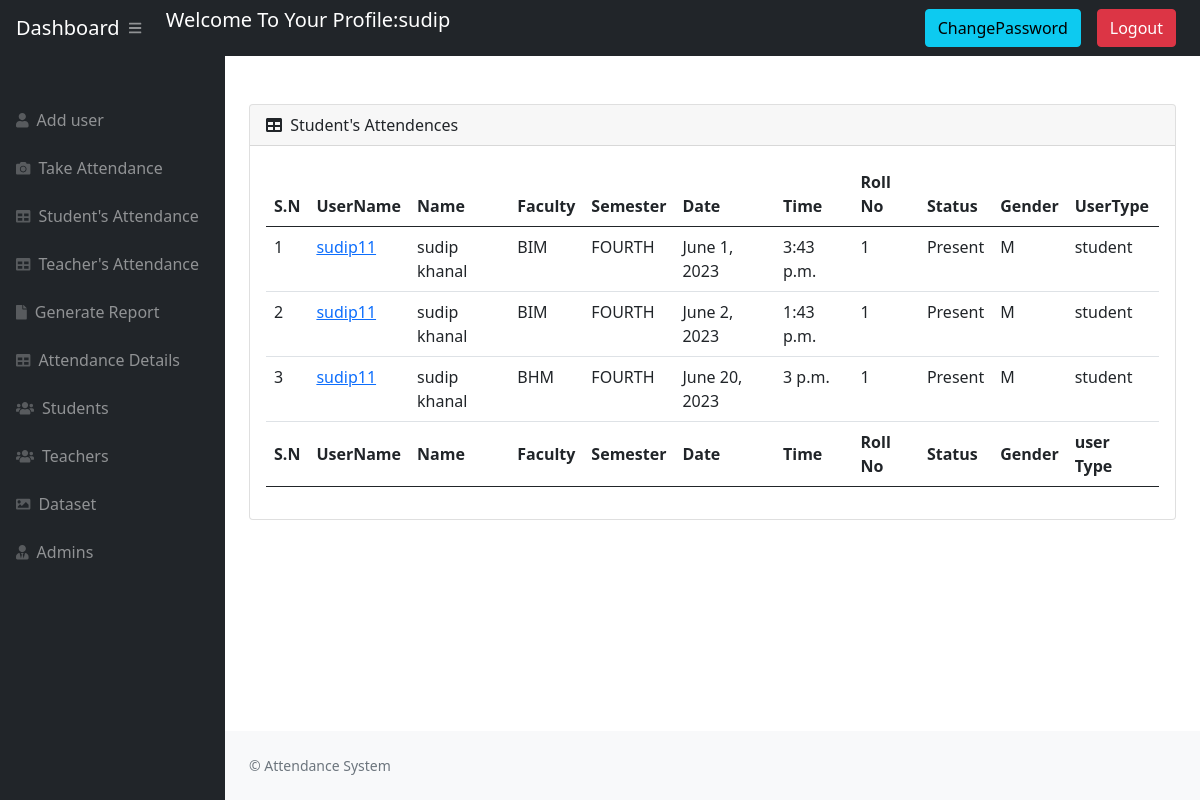
/attendence/ (signed in), run on an earlier commit of the app's database.
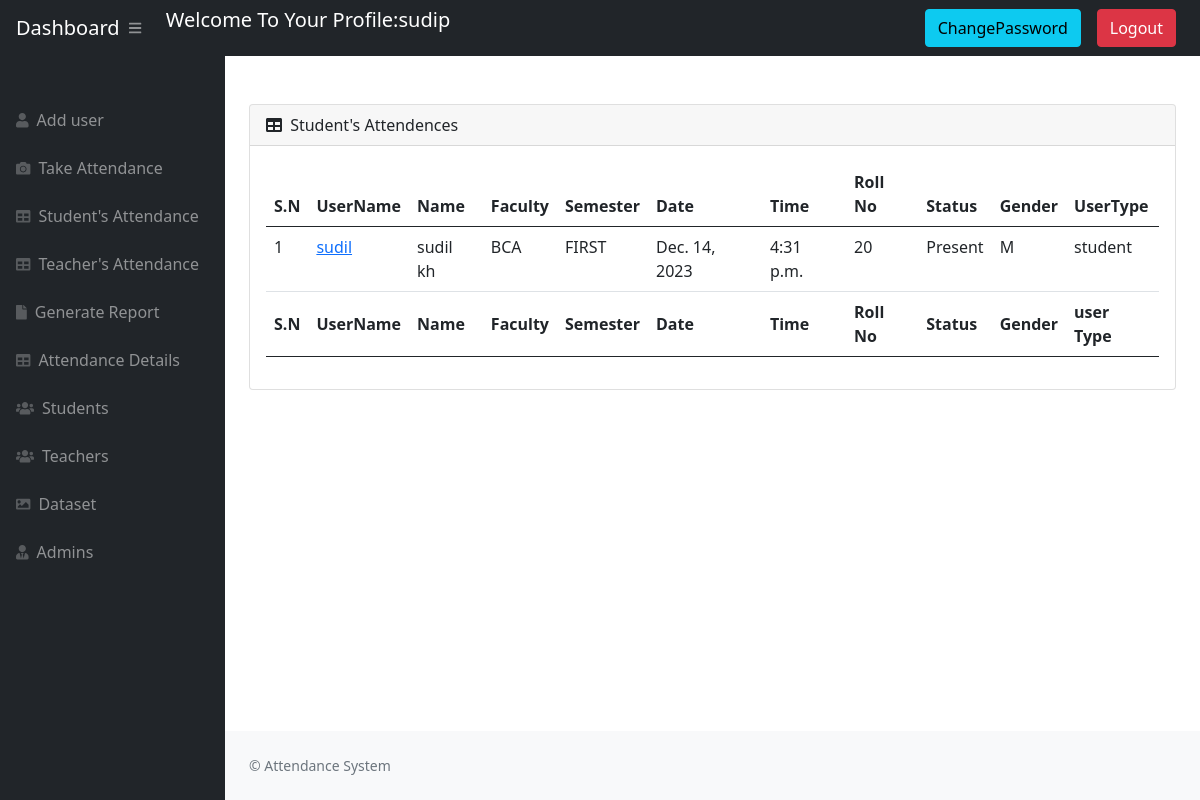
And on a later commit of the database.
### website/models.py (models this page shows, shortened)
class Attendance(models.Model):
    username = models.CharField(max_length=10)
    first_name = models.CharField(max_length=50)
    last_name = models.CharField(max_length=50)
    roll_num = models.CharField(max_length=10)
    gender = models.CharField(max_length=50)
    faculty = models.CharField(max_length=50)
    sem = models.CharField(max_length=50)
    date = models.DateField(auto_now_add=True, null=True)
    time = models.TimeField(auto_now_add=True, null=True)
    ststus = models.CharField(
        choices=Attendance_status, max_length=30, default='Absent')
    usertype = models.CharField(max_length=20)

### website/views.py (the view)
# urls.py: path('attendence/', views.Stdtendance, name='attendence'),
@login_required(login_url='login_view')
def Stdtendance(request):
    Attendences = Attendance.objects.filter(usertype='student')
    AttendanceData = {
        'Attendences': Attendences
    }
    if request.user.userType == 'admin' or request.user.userType == 'teacher':
        return render(request, 'Admin/Attendence.html', AttendanceData)
    else:
        messages.warning(
            request, "You Must Be Logged In As Admin or Teacher To View This Page")
        return redirect('login_view')

### website/templates/Admin/Attendence.html (shortened to what this page needs)
{% extends 'Admin/admain.html' %} {% block title %} Dashboard {% endblock %}
{% block stylesheets %}{% endblock stylesheets %} {% block content %}
<main>
  <br />
  <br />
  <div class="container-fluid px-4">
    <div class="card mb-4">
      <div class="card-header">
        <i class="fas fa-table me-1"></i>
        Student's Attendences
      </div>
      <div class="card-body">
        <table id="datatablesSimple" class="table table-hover">
          <thead>
            <tr>
              <th>S.N</th>
              <th>UserName</th>
              <th>Name</th>
              <th>Faculty</th>
              <th>Semester</th>
              <th>Date</th>
              <th>Time</th>
              <th>Roll No</th>
              <th>Status</th>
              <th>Gender</th>
              <th>UserType</th>
            </tr>
          </thead>
          <tfoot>
            <tr>
              <th>S.N</th>
              <th>UserName</th>
              <th>Name</th>
              <th>Faculty</th>
              <th>Semester</th>
              <th>Date</th>
              <th>Time</th>
              <th>Roll No</th>
              <th>Status</th>
              <th>Gender</th>
              <th>user Type</th>
            </tr>
          </tfoot>
          <tbody>
            {% for at in Attendences %}
            <tr>
              <td>{{forloop.counter}}</td>
              <td>
                <a href="{% url 'Recordattendance' at.username %}">
                  {{ at.username }}
                </a>
              </td>
              <td>{{ at.first_name }} {{ at.last_name }}</td>
              <td>{{ at.faculty}}</td>
              <td>{{ at.sem}}</td>
              <td>{{ at.date}}</td>
              <td>{{ at.time}}</td>
              <td>{{ at.roll_num}}</td>
              <td>{{ at.ststus}}</td>
              <td>{{ at.gender}}</td>
              <td>{{ at.usertype}}</td>
            </tr>
            {% endfor %}
          </tbody>
        </table>
      </div>
    </div>
  </div>
</main>
{% endblock content %}

What changed in the data, as far as the page shows it:
removed Attendance: username "sudip11", first_name "sudip", last_name "khanal", faculty "BIM", sem "FOURTH", date "June 1, 2023", time "3:43 p.m.", roll_num "1", ststus "Present", gender "M", usertype "student"
removed Attendance: username "sudip11", first_name "sudip", last_name "khanal", faculty "BIM", sem "FOURTH", date "June 2, 2023", time "1:43 p.m.", roll_num "1", ststus "Present", gender "M", usertype "student"
removed Attendance: username "sudip11", first_name "sudip", last_name "khanal", faculty "BHM", sem "FOURTH", date "June 20, 2023", time "3 p.m.", roll_num "1", ststus "Present", gender "M", usertype "student"
added Attendance: username "sudil", first_name "sudil", last_name "kh", faculty "BCA", sem "FIRST", date "Dec. 14, 2023", time "4:31 p.m.", roll_num "20", ststus "Present", gender "M", usertype "student"
